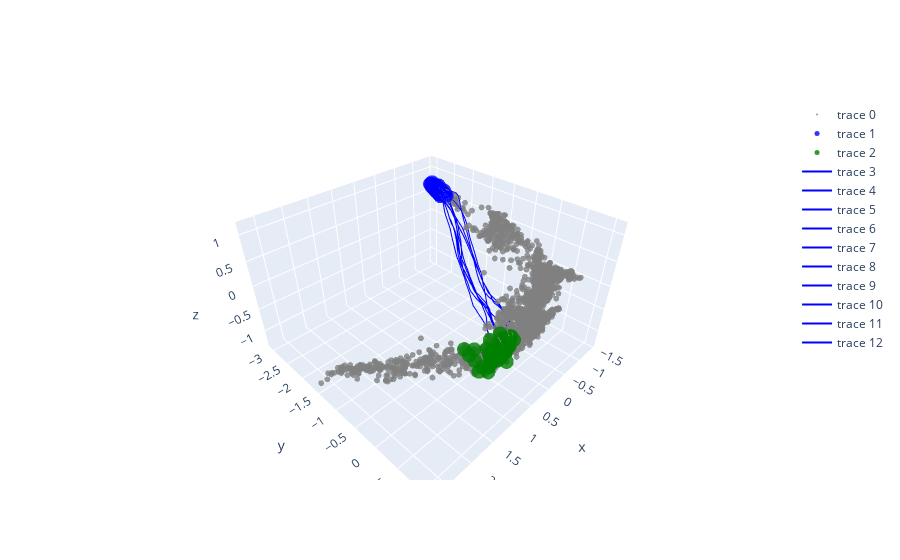

Notebook source saved alongside this figure:
### Code cell
fig = go.Figure()
fig.add_trace(go.Scatter3d(x=encodings[:,0], y=encodings[:,1], z=encodings[:,2], 
                           mode='markers', marker=dict(size=2, color='gray', colorscale='Viridis', opacity=0.8)))
fig.add_trace(go.Scatter3d(x=samples_z_point1[:,0], y=samples_z_point1[:,1], z=samples_z_point1[:,2],
                            mode='markers', marker=dict(size=5, color='blue', opacity=0.8)))
fig.add_trace(go.Scatter3d(x=samples_z_point2[:,0], y=samples_z_point2[:,1], z=samples_z_point2[:,2],
                            mode='markers', marker=dict(size=5, color='green', opacity=0.8)))

for i in range(n_samples):
    fig.add_trace(go.Scatter3d(x=z_traj[:,i,0], y=z_traj[:,i,1], z=z_traj[:,i,2],
                                 mode='lines', line=dict(width=2, color='blue')))

fig.show()

# save the html
fig.write_html(f"./eb_fm/EB_{start_group}_{end_group}_3d.html")
